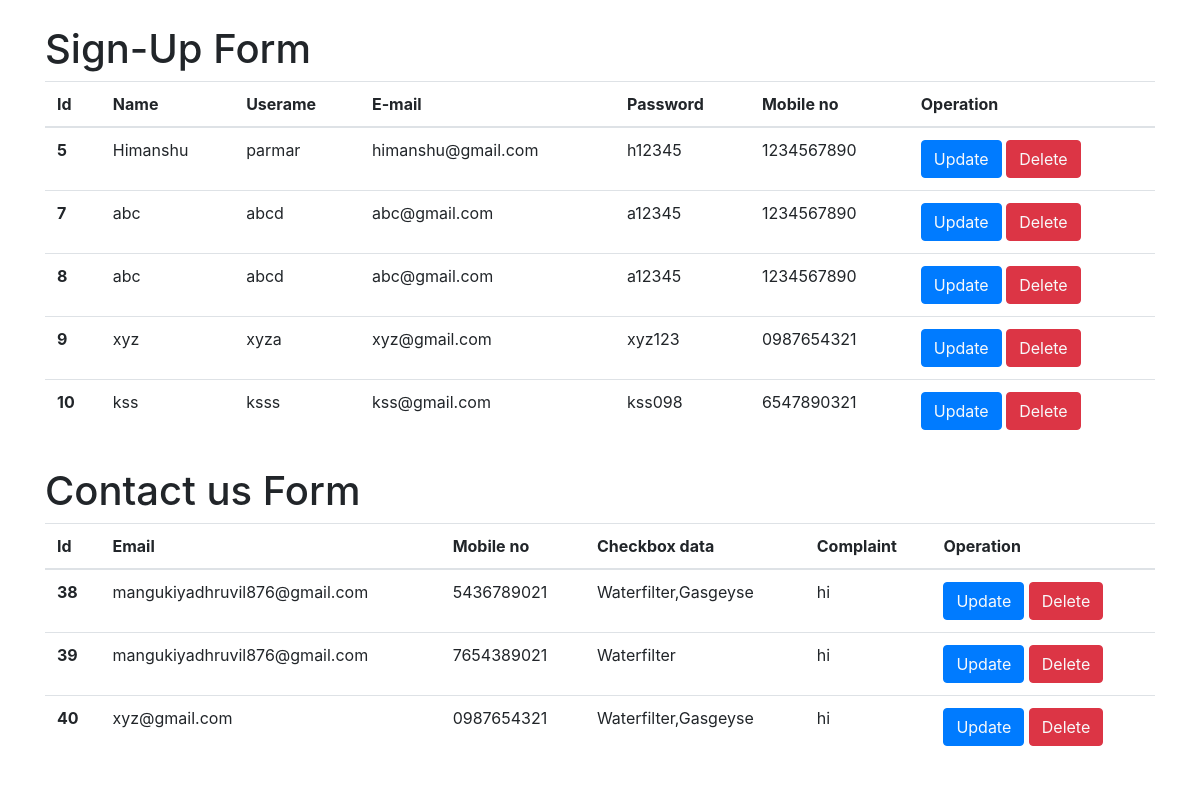
The app's page /admin.php with its own data.
### tables this page shows
CREATE TABLE `signup` (
  `id` int(11) NOT NULL,
  `name` varchar(50) NOT NULL,
  `username` varchar(50) NOT NULL,
  `email` varchar(50) NOT NULL,
  `password` varchar(20) NOT NULL,
  `mobileno` varchar(20) NOT NULL
);

CREATE TABLE `contact` (
  `id` int(11) NOT NULL,
  `email` varchar(50) NOT NULL,
  `mobileno` varchar(10) NOT NULL,
  `checkboxdata` varchar(20) NOT NULL,
  `complaint` varchar(100) NOT NULL
);

### admin.php (the view, shortened to what this page needs)
<?php
	include 'connect.php';
?>
<html>
<head>
	<link rel="stylesheet" href="css/bootstrap.css">
	<link rel="stylesheet" type="text/css"
	  href="https://cdnjs.cloudflare.com/ajax/libs/font-awesome/5.15.1/css/all.min.css">
</head>
<body>
  <div class="container">
  <h1 style="margin-top:25px;">Sign-Up Form</h1>
    <table class="table">
        <thead>
            <tr>
            <th scope="col">Id</th>
            <th scope="col">Name</th>
            <th scope="col">Userame</th>
            <th scope="col">E-mail</th>
            <th scope="col">Password</th>
            <th scope="col">Mobile no</th>
            <th scope="col">Operation</th>
            </tr>
        </thead>
        <tbody>
          <?php
            $sql="select * from `signup`";
            $result=mysqli_query($con,$sql);
            if($result){
              while($row=mysqli_fetch_assoc($result)){
                $id=$row['id'];
                $name=$row['name'];
                $username=$row['username'];
                $email=$row['email'];
                $password=$row['password'];
                $mobileno=$row['mobileno'];
                echo '<tr>
                <th scope="row">'.$id.'</th>
                <td>'.$name.'</td>
                <td>'.$username.'</td>
                <td>'.$email.'</td>
                <td>'.$password.'</td>
                <td>'.$mobileno.'</td>
                <td>
                  <button class="btn btn-primary"><a href="updatesign.php?updateid='.$id.'" class="text-light" style="text-decoration:none;">Update</a></button>
                  <button class="btn btn-danger"><a href="delete.php?deleteid='.$id.'" class="text-light" style="text-decoration:none;">Delete</a></button>
                </td>
                </tr>';
              }
            }
          ?>
        </tbody>
    </table>
    <h1 style="margin-top:25px;">Contact us Form</h1>
    <table class="table">
        <thead>
            <tr>
            <th scope="col">Id</th>
            <th scope="col">Email</th>
            <th scope="col">Mobile no</th>
            <th scope="col">Checkbox data</th>
            <th scope="col">Complaint</th>
            <th scope="col">Operation</th>
            </tr>
        </thead>
        <tbody>
          <?php
            $sql="select * from `contact`";
            $result=mysqli_query($con,$sql);
            if($result){
              while($row=mysqli_fetch_assoc($result)){
                $id=$row['id'];
                $email=$row['email'];
                $mobileno=$row['mobileno'];
		            $alldata=$row['checkboxdata'];
                $complaint=$row['complaint'];
                echo '<tr>
                <th scope="row">'.$id.'</th>
                <td>'.$email.'</td>
                <td>'.$mobileno.'</td>
                <td>'.$alldata.'</td>
                <td>'.$complaint.'</td>
                <td>
                  <button class="btn btn-primary"><a href="update.php?updateid='.$id.'" class="text-light" style="text-decoration:none;">Update</a></button>
                  <button class="btn btn-danger"><a href="delete.php?deleteid='.$id.'" class="text-light" style="text-decoration:none;">Delete</a></button>
                </td>
                </tr>';
              }
            }
          ?>
        </tbody>
    </table>
  </div>
</body>
</html>

### records on screen
signup: id "5", name "Himanshu", username "parmar", email "himanshu@gmail.com", password "h12345", mobileno "1234567890"
signup: id "7", name "abc", username "abcd", email "abc@gmail.com", password "a12345", mobileno "1234567890"
signup: id "8", name "abc", username "abcd", email "abc@gmail.com", password "a12345", mobileno "1234567890"
signup: id "9", name "xyz", username "xyza", email "xyz@gmail.com", password "xyz123", mobileno "0987654321"
signup: id "10", name "kss", username "ksss", email "kss@gmail.com", password "kss098", mobileno "6547890321"
contact: id "38", email "mangukiyadhruvil876@gmail.com", mobileno "5436789021", checkboxdata "Waterfilter,Gasgeyse", complaint "hi"
contact: id "39", email "mangukiyadhruvil876@gmail.com", mobileno "7654389021", checkboxdata "Waterfilter", complaint "hi"
contact: id "40", email "xyz@gmail.com", mobileno "0987654321", checkboxdata "Waterfilter,Gasgeyse", complaint "hi"
